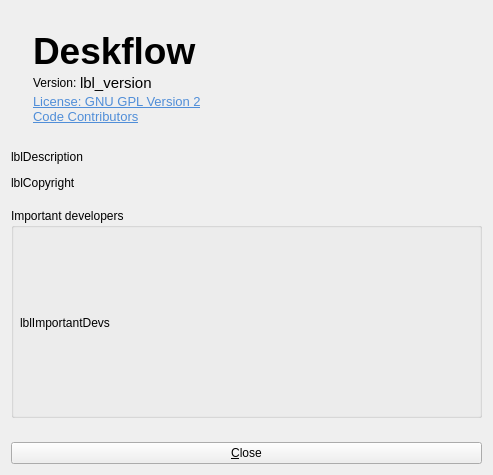
<?xml version="1.0" encoding="UTF-8"?>
<ui version="4.0">
 <class>AboutDialog</class>
 <widget class="QDialog" name="AboutDialog">
  <property name="windowModality">
   <enum>Qt::WindowModality::ApplicationModal</enum>
  </property>
  <property name="geometry">
   <rect>
    <x>0</x>
    <y>0</y>
    <width>493</width>
    <height>475</height>
   </rect>
  </property>
  <property name="sizePolicy">
   <sizepolicy hsizetype="Fixed" vsizetype="Fixed">
    <horstretch>0</horstretch>
    <verstretch>0</verstretch>
   </sizepolicy>
  </property>
  <property name="windowTitle">
   <string>About Deskflow</string>
  </property>
  <property name="windowIcon">
   <iconset theme="help-about"/>
  </property>
  <property name="modal">
   <bool>true</bool>
  </property>
  <layout class="QVBoxLayout" name="verticalLayout">
   <property name="spacing">
    <number>12</number>
   </property>
   <item>
    <widget class="QWidget" name="frameLogo" native="true">
     <property name="sizePolicy">
      <sizepolicy hsizetype="Preferred" vsizetype="Maximum">
       <horstretch>0</horstretch>
       <verstretch>0</verstretch>
      </sizepolicy>
     </property>
     <layout class="QGridLayout" name="gridLayout">
      <property name="verticalSpacing">
       <number>0</number>
      </property>
      <item row="4" column="1">
       <widget class="QLabel" name="linkGpl">
        <property name="sizePolicy">
         <sizepolicy hsizetype="Preferred" vsizetype="Fixed">
          <horstretch>0</horstretch>
          <verstretch>0</verstretch>
         </sizepolicy>
        </property>
        <property name="text">
         <string>&lt;!DOCTYPE HTML PUBLIC &quot;-//W3C//DTD HTML 4.0//EN&quot; &quot;http://www.w3.org/TR/REC-html40/strict.dtd&quot;&gt;
&lt;html&gt;&lt;head&gt;&lt;meta name=&quot;qrichtext&quot; content=&quot;1&quot; /&gt;&lt;style type=&quot;text/css&quot;&gt;
p, li { white-space: pre-wrap; }
&lt;/style&gt;&lt;/head&gt;&lt;body style=&quot; font-family:'Ubuntu'; font-size:10pt; font-weight:400; font-style:normal;&quot;&gt;
&lt;p style=&quot; margin-top:0px; margin-bottom:0px; margin-left:0px; margin-right:0px; -qt-block-indent:0; text-indent:0px;&quot;&gt;&lt;a href=&quot;https://www.gnu.org/licenses/old-licenses/gpl-2.0.html&quot;&gt;&lt;span style=&quot; text-decoration: underline; color:#508ed8;&quot;&gt;License: GNU GPL Version 2&lt;/a&gt;&lt;/span&gt;&lt;/p&gt;&lt;/body&gt;&lt;/html&gt;</string>
        </property>
        <property name="openExternalLinks">
         <bool>true</bool>
        </property>
       </widget>
      </item>
      <item row="6" column="1">
       <spacer name="verticalSpacer">
        <property name="orientation">
         <enum>Qt::Orientation::Vertical</enum>
        </property>
        <property name="sizeHint" stdset="0">
         <size>
          <width>20</width>
          <height>5</height>
         </size>
        </property>
       </spacer>
      </item>
      <item row="0" column="1">
       <spacer name="verticalSpacer_3">
        <property name="orientation">
         <enum>Qt::Orientation::Vertical</enum>
        </property>
        <property name="sizeHint" stdset="0">
         <size>
          <width>20</width>
          <height>10</height>
         </size>
        </property>
       </spacer>
      </item>
      <item row="1" column="1">
       <widget class="QLabel" name="lblName">
        <property name="font">
         <font>
          <pointsize>28</pointsize>
          <bold>true</bold>
         </font>
        </property>
        <property name="text">
         <string>Deskflow</string>
        </property>
        <property name="scaledContents">
         <bool>false</bool>
        </property>
        <property name="alignment">
         <set>Qt::AlignmentFlag::AlignBottom|Qt::AlignmentFlag::AlignLeading|Qt::AlignmentFlag::AlignLeft</set>
        </property>
        <property name="indent">
         <number>0</number>
        </property>
        <property name="program_name" stdset="0">
         <bool>false</bool>
        </property>
       </widget>
      </item>
      <item row="0" column="0" rowspan="9">
       <widget class="QLabel" name="lblIcon">
        <property name="autoFillBackground">
         <bool>false</bool>
        </property>
       </widget>
      </item>
      <item row="3" column="1">
       <widget class="QWidget" name="widget_2" native="true">
        <property name="sizePolicy">
         <sizepolicy hsizetype="Preferred" vsizetype="Fixed">
          <horstretch>0</horstretch>
          <verstretch>0</verstretch>
         </sizepolicy>
        </property>
        <layout class="QHBoxLayout" name="horizontalLayout">
         <property name="spacing">
          <number>0</number>
         </property>
         <property name="leftMargin">
          <number>0</number>
         </property>
         <property name="topMargin">
          <number>0</number>
         </property>
         <property name="rightMargin">
          <number>0</number>
         </property>
         <property name="bottomMargin">
          <number>0</number>
         </property>
         <item>
          <widget class="QLabel" name="label">
           <property name="sizePolicy">
            <sizepolicy hsizetype="Maximum" vsizetype="Fixed">
             <horstretch>0</horstretch>
             <verstretch>0</verstretch>
            </sizepolicy>
           </property>
           <property name="text">
            <string>Version: </string>
           </property>
           <property name="alignment">
            <set>Qt::AlignmentFlag::AlignLeading|Qt::AlignmentFlag::AlignLeft|Qt::AlignmentFlag::AlignVCenter</set>
           </property>
           <property name="indent">
            <number>0</number>
           </property>
          </widget>
         </item>
         <item>
          <widget class="QLabel" name="lblVersion">
           <property name="sizePolicy">
            <sizepolicy hsizetype="Maximum" vsizetype="Fixed">
             <horstretch>0</horstretch>
             <verstretch>0</verstretch>
            </sizepolicy>
           </property>
           <property name="font">
            <font>
             <pointsize>11</pointsize>
            </font>
           </property>
           <property name="text">
            <string>lbl_version</string>
           </property>
           <property name="alignment">
            <set>Qt::AlignmentFlag::AlignLeading|Qt::AlignmentFlag::AlignLeft|Qt::AlignmentFlag::AlignVCenter</set>
           </property>
           <property name="smaller_text" stdset="0">
            <bool>true</bool>
           </property>
          </widget>
         </item>
         <item>
          <widget class="QPushButton" name="btnCopyVersion">
           <property name="sizePolicy">
            <sizepolicy hsizetype="Fixed" vsizetype="Fixed">
             <horstretch>0</horstretch>
             <verstretch>0</verstretch>
            </sizepolicy>
           </property>
           <property name="maximumSize">
            <size>
             <width>32</width>
             <height>16777215</height>
            </size>
           </property>
           <property name="toolTip">
            <string>Copy version info</string>
           </property>
           <property name="icon">
            <iconset resource="../../res/deskflow.qrc">
             <normaloff>:/icons/64x64/copy-dark.png</normaloff>:/icons/64x64/copy-dark.png</iconset>
           </property>
           <property name="flat">
            <bool>true</bool>
           </property>
          </widget>
         </item>
         <item>
          <spacer name="horizontalSpacer">
           <property name="sizePolicy">
            <sizepolicy hsizetype="Minimum" vsizetype="Minimum">
             <horstretch>0</horstretch>
             <verstretch>0</verstretch>
            </sizepolicy>
           </property>
           <property name="orientation">
            <enum>Qt::Orientation::Horizontal</enum>
           </property>
           <property name="sizeHint" stdset="0">
            <size>
             <width>40</width>
             <height>10</height>
            </size>
           </property>
          </spacer>
         </item>
        </layout>
       </widget>
      </item>
      <item row="5" column="1">
       <widget class="QLabel" name="linkContributors">
        <property name="sizePolicy">
         <sizepolicy hsizetype="Preferred" vsizetype="Fixed">
          <horstretch>0</horstretch>
          <verstretch>0</verstretch>
         </sizepolicy>
        </property>
        <property name="text">
         <string>&lt;!DOCTYPE HTML PUBLIC &quot;-//W3C//DTD HTML 4.0//EN&quot; &quot;http://www.w3.org/TR/REC-html40/strict.dtd&quot;&gt;
&lt;html&gt;&lt;head&gt;&lt;meta name=&quot;qrichtext&quot; content=&quot;1&quot; /&gt;&lt;style type=&quot;text/css&quot;&gt;
p, li { white-space: pre-wrap; }
&lt;/style&gt;&lt;/head&gt;&lt;body style=&quot; font-family:'Ubuntu'; font-size:10pt; font-weight:400; font-style:normal;&quot;&gt;
&lt;p style=&quot; margin-top:0px; margin-bottom:0px; margin-left:0px; margin-right:0px; -qt-block-indent:0; text-indent:0px;&quot;&gt;&lt;a href=&quot;https://github.com/deskflow/deskflow/graphs/contributors&quot;&gt;&lt;span style=&quot; text-decoration: underline; color:#508ed8;&quot;&gt;Code Contributors&lt;/span&gt;&lt;/a&gt;&lt;/p&gt;&lt;/body&gt;&lt;/html&gt;</string>
        </property>
        <property name="openExternalLinks">
         <bool>true</bool>
        </property>
       </widget>
      </item>
     </layout>
    </widget>
   </item>
   <item>
    <widget class="QLabel" name="lblDescription">
     <property name="sizePolicy">
      <sizepolicy hsizetype="Preferred" vsizetype="Fixed">
       <horstretch>0</horstretch>
       <verstretch>0</verstretch>
      </sizepolicy>
     </property>
     <property name="text">
      <string>lblDescription</string>
     </property>
     <property name="alignment">
      <set>Qt::AlignmentFlag::AlignLeading|Qt::AlignmentFlag::AlignLeft|Qt::AlignmentFlag::AlignTop</set>
     </property>
    </widget>
   </item>
   <item>
    <widget class="QLabel" name="lblCopyright">
     <property name="sizePolicy">
      <sizepolicy hsizetype="Preferred" vsizetype="Maximum">
       <horstretch>0</horstretch>
       <verstretch>0</verstretch>
      </sizepolicy>
     </property>
     <property name="text">
      <string notr="true">lblCopyright</string>
     </property>
    </widget>
   </item>
   <item>
    <spacer name="verticalSpacer_2">
     <property name="orientation">
      <enum>Qt::Orientation::Vertical</enum>
     </property>
     <property name="sizeType">
      <enum>QSizePolicy::Policy::Fixed</enum>
     </property>
     <property name="sizeHint" stdset="0">
      <size>
       <width>20</width>
       <height>6</height>
      </size>
     </property>
    </spacer>
   </item>
   <item>
    <widget class="QGroupBox" name="groupBox_17">
     <property name="sizePolicy">
      <sizepolicy hsizetype="Preferred" vsizetype="Expanding">
       <horstretch>0</horstretch>
       <verstretch>0</verstretch>
      </sizepolicy>
     </property>
     <property name="title">
      <string>Important developers</string>
     </property>
     <property name="flat">
      <bool>false</bool>
     </property>
     <layout class="QVBoxLayout" name="verticalLayout_8" stretch="0">
      <property name="spacing">
       <number>6</number>
      </property>
      <property name="leftMargin">
       <number>6</number>
      </property>
      <property name="rightMargin">
       <number>6</number>
      </property>
      <property name="bottomMargin">
       <number>6</number>
      </property>
      <item>
       <widget class="QLabel" name="lblImportantDevs">
        <property name="sizePolicy">
         <sizepolicy hsizetype="Preferred" vsizetype="Expanding">
          <horstretch>0</horstretch>
          <verstretch>0</verstretch>
         </sizepolicy>
        </property>
        <property name="text">
         <string>lblImportantDevs</string>
        </property>
        <property name="wordWrap">
         <bool>true</bool>
        </property>
       </widget>
      </item>
     </layout>
    </widget>
   </item>
   <item>
    <widget class="QWidget" name="widget1" native="true">
     <layout class="QVBoxLayout" name="verticalLayout_3">
      <property name="topMargin">
       <number>0</number>
      </property>
      <property name="bottomMargin">
       <number>0</number>
      </property>
     </layout>
    </widget>
   </item>
   <item>
    <widget class="QPushButton" name="btnOk">
     <property name="text">
      <string>&amp;Close</string>
     </property>
     <property name="icon">
      <iconset theme="window-close"/>
     </property>
    </widget>
   </item>
  </layout>
 </widget>
 <resources>
  <include location="../../res/deskflow.qrc"/>
 </resources>
 <connections/>
</ui>
